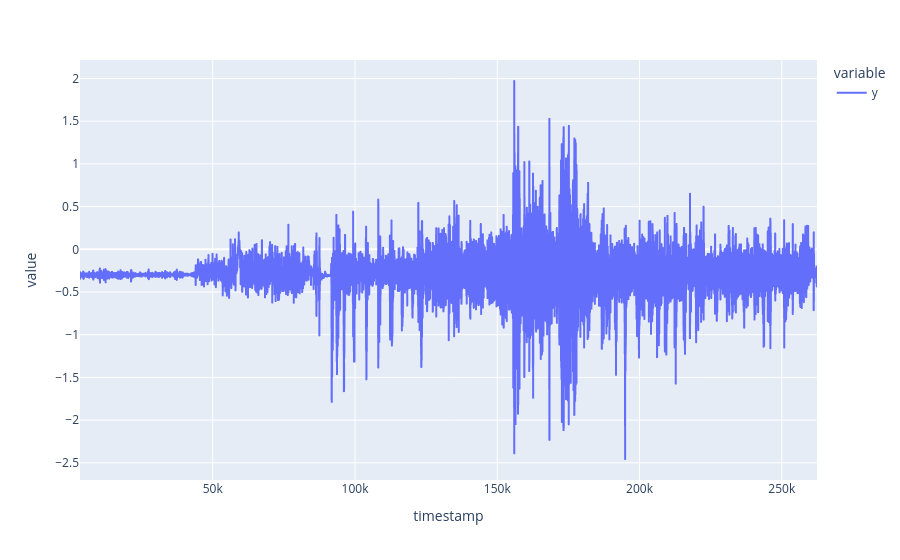

Notebook code cell kept with this figure:
### Code cell
px.line(accel_data.y)

### Figure 1 — Plotly figure (JSON) as saved in the notebook; plotly's stock layout.template omitted (floating-point values rounded to 4 significant figures; data arrays with more than 128 entries replaced by an {"elided": "..."} marker saying what was removed)
{"data": [{"hovertemplate": "variable=y<br>timestamp=%{x}<br>value=%{y}<extra></extra>", "legendgroup": "y", "line": {"color": "#636efa", "dash": "solid"}, "marker": {"symbol": "circle"}, "mode": "lines", "name": "y", "showlegend": true, "type": "scattergl", "x": {"elided": "25830 int values"}, "xaxis": "x", "y": {"elided": "25830 float values"}, "yaxis": "y"}], "layout": {"legend": {"title": {"text": "variable"}, "tracegroupgap": 0}, "margin": {"t": 60}, "xaxis": {"anchor": "y", "domain": [0, 1], "title": {"text": "timestamp"}}, "yaxis": {"anchor": "x", "domain": [0, 1], "title": {"text": "value"}}}}
